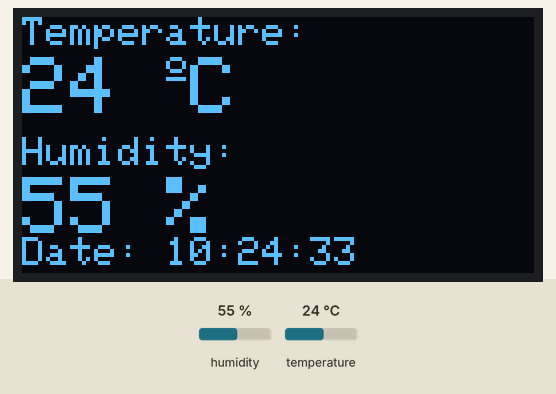
Simulated run of this sketch. Board: ESP8266 (NodeMCU). On the bench: 128×64 one-colour display. The inputs (shaded band) are chosen by the test bench; at power-on: humidity 55 %, temperature 24 °C. WiFi joins after 1.5 s; servers stay silent unless stated; network time is answered at once with the bench clock; the local clock reads 2024-03-15 10:24:30 at power-on unless the sketch sets it; what the sketch prints to the serial monitor is not drawn.

Above: at 4.7 s.
4.8 s: humidity set to 22 %
At 15.1 s:
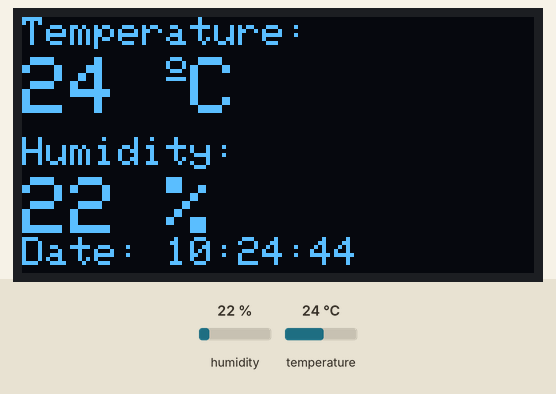
15.6 s: temperature set to 12 °C
At 24.9 s:
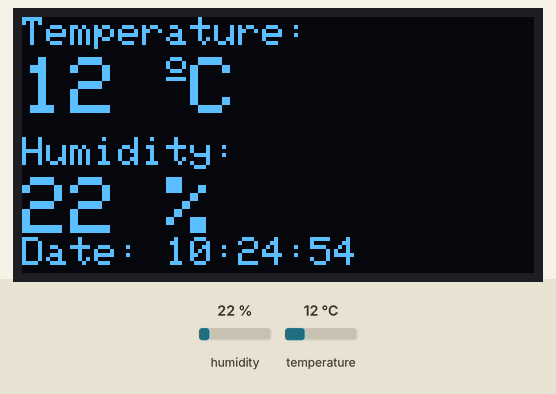
26.0 s: humidity set to 40 %
At 36.0 s:
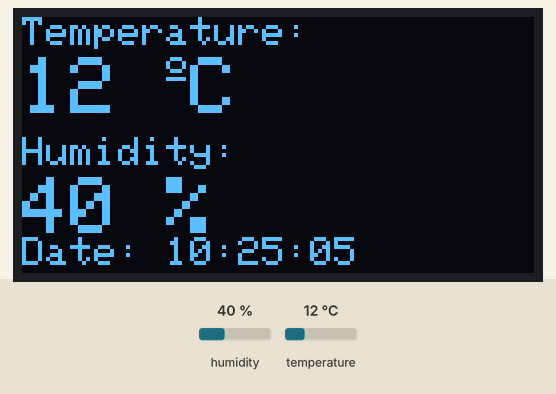
36.5 s: temperature set to 19 °C
At 45.9 s:
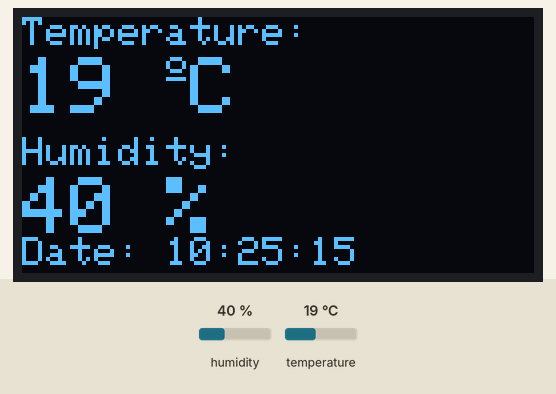
Timing chart, 0 to 47.4 s (numbered marks = the images above; inputs shaded):
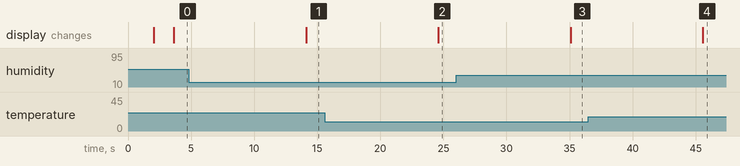

Measured:
- after the input at 4.8 s, the display: changes after 9.3 s (image 1)
- after the input at 15.6 s, the display: changes after 9.0 s (image 2)
- after the input at 26.0 s, the display: changes after 9.1 s (image 3)
- after the input at 36.5 s, the display: changes after 9.1 s (image 4)

The sketch:

NodeMCU_WeatherStation.ino
```cpp
/*
 * NodeMCU + Firebase Weather station.
 * BY: Mohammed Osama Elnour (GitHub: mohd-osama-47, LinkedIn: https://www.linkedin.com/in/mohammed-osama-44a249165/)
 *
 *
 * This program is meant to work in tandum with a website and database that are both hosted in Firebase.
 * This program sets up a NodeMCU controller and connectes it to a local WiFi network, sets up
 * a UDP server for Unix time stamps, and then reads sensor data at a user defined period. Said
 * data is then sent to a Firebase Real-Time Database (RTDB) that logs all of the data in a structured manner.
 *
 * The site then uses JS scripts to comb the data and perform analytics on it. Real-Time charts are also enabled
 * and are interactive in nature.
 *
 * I used the FirebaseESP8266 and DHTesp librarires since they were the only ones from the ones I tested that gave me
 * satisfactory performance.
 *
 *
 * Feel free to use this code and share your results with me!
 */


#include <FirebaseESP8266.h>
#include <ArduinoJson.h>
#include <NTPClient.h>
#include <ESP8266WiFi.h>
#include <DHTesp.h>
#include <WiFiUdp.h>

//for the oled screen
#include <Wire.h>
#include <Adafruit_GFX.h>
#include <Adafruit_SSD1306.h>

#define NTP_OFFSET   0      // In seconds, add your offset here!
#define NTP_INTERVAL 60 * 1000    // In miliseconds, will refresh the timestamps depending on this amount
#define NTP_ADDRESS  "europe.pool.ntp.org"

#define FIREBASE_HOST "Enter your firebase link here WITHOUT https"
#define FIREBASE_AUTH "Enter the database secret here from Firebase"

#define WIFI_SSID "Network ID"
#define WIFI_PASSWORD "Network Password"

#define DHTPIN D0 // GPIO16, change to suit your application
#define DHTTYPE DHT11

#define measure_delay 10000   //Set the amount of time, in millisecond, between measurements

#define SCREEN_WIDTH 128 // OLED display width, in pixels
#define SCREEN_HEIGHT 64 // OLED display height, in pixels

// Declaration for an SSD1306 display connected to I2C (SDA, SCL pins)
Adafruit_SSD1306 display(SCREEN_WIDTH, SCREEN_HEIGHT, &Wire, -1);


WiFiUDP ntpUDP;
NTPClient timeClient(ntpUDP, NTP_ADDRESS, NTP_OFFSET, NTP_INTERVAL);

//Define FirebaseESP8266 data object for data sending and receiving
FirebaseData firebaseData;
FirebaseJson json;

DHTesp dht;

void setup () {
  Serial.begin (115200);  //change to 9600 if you are experience issues

  //initializing a startup screen
  if(!display.begin(SSD1306_SWITCHCAPVCC, 0x3C)) {
    Serial.println(F("SSD1306 allocation failed"));
    for(;;);
  }
  delay(2000);  //need to test lower values for faster setup time
  display.clearDisplay();
  display.setTextColor(WHITE);

  display_start(WIFI_SSID);

  WiFi.begin (WIFI_SSID, WIFI_PASSWORD);
  Serial.print ("Connecting to");
  Serial.print (WIFI_SSID);
  while (WiFi.status()!= WL_CONNECTED) {
    Serial.print (".");
    delay (500);
  }
  Serial.println ();
  Serial.print ("Connected to");
  Serial.print (" ");
  Serial.println (WIFI_SSID);
  Serial.print ("IP Address is:");
  Serial.println (WiFi.localIP ());

  Firebase.begin (FIREBASE_HOST, FIREBASE_AUTH);

  dht.setup(DHTPIN, DHTesp::DHTTYPE);

  timeClient.begin();
}

void loop ()
{
  timeClient.update();

  //Get the Unix time and save it as a human readable format for Serial Print purposes.
  String formattedTime = timeClient.getFormattedTime();
  int epcohTime =  timeClient.getEpochTime();

  //Read the sesnor data using the DHTesp library, other libraries gave me issues
  float h = dht.getHumidity();
  float t = dht.getTemperature();

  if (isnan(h) == 1 || isnan(t) == 1) {
    Serial.println ("Failed to read from DHT sensor!");
    return;
  }

  Serial.print ("Humidity: ");
  Serial.println(h);
  Serial.print("Temperature: ");
  Serial.print(t);
  Serial.println("°C");
  Serial.println("Time is: " + formattedTime);

  //show the current measurements on screen
  display_values(t, h, formattedTime);

  //for structured pushes, save the humidity, temperature, and timestamp in one JSON object and push them all together
  json.add("Humidity", h);
  json.add("Temperature", t);
  json.add("Time", epcohTime);


  //Firebase.push returns a boolean donating if the process of pushing the json object succeeded or not.
  if(Firebase.pushJSON(firebaseData, "Stampped DHT", json))
  {
    //Success
     Serial.println("DHT Success!");
  }

  //This is to send the current readings only WITHOUT time stamps, used in site to denote real-time measurements
  if(Firebase.set(firebaseData, "/CurrentTemp", t) && Firebase.set(firebaseData, "/CurrentHumi", h))
  {
    //Success
     Serial.println("Current Data Success!");
  }

  else{
    //Failed?, get the error reason from firebaseData

    Serial.print("Error in setInt, ");
    Serial.println(firebaseData.errorReason());
  }

   delay (measure_delay);
}

void display_start(String network){

  // clear display
  display.clearDisplay();

  // display temperature
  display.setTextSize(1);
  display.setCursor(0,20);
  display.print("Connecting to:");
  display.setTextSize(2);
  display.setCursor(0,30);
  display.print(network);


  display.display();
  }

void display_values(int t, int h, String date){

  // clear display
  display.clearDisplay();

  // display temperature
  display.setTextSize(1);
  display.setCursor(0,0);
  display.print("Temperature: ");
  display.setTextSize(2);
  display.setCursor(0,10);
  display.print(t);
  display.print(" ");
  display.setTextSize(1);
  display.cp437(true);
  display.write(167);
  display.setTextSize(2);
  display.print("C");

  // display humidity
  display.setTextSize(1);
  display.setCursor(0, 30);
  display.print("Humidity: ");
  display.setTextSize(2);
  display.setCursor(0, 40);
  display.print(h);
  display.print(" %");

  // display time
  display.setTextSize(1);
  display.setCursor(0, 55);
  display.print("Date: " + date);

  display.display();

  }
```
